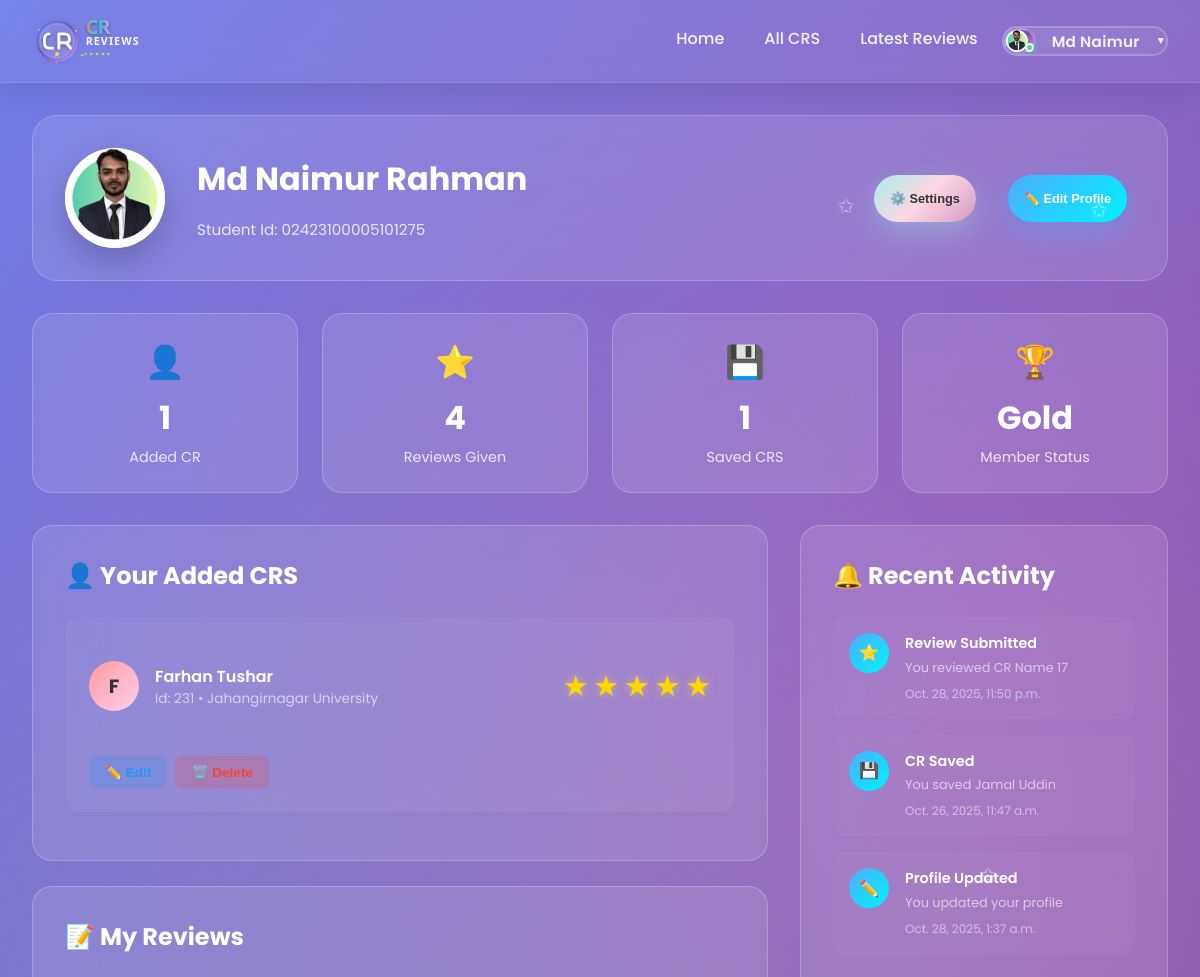
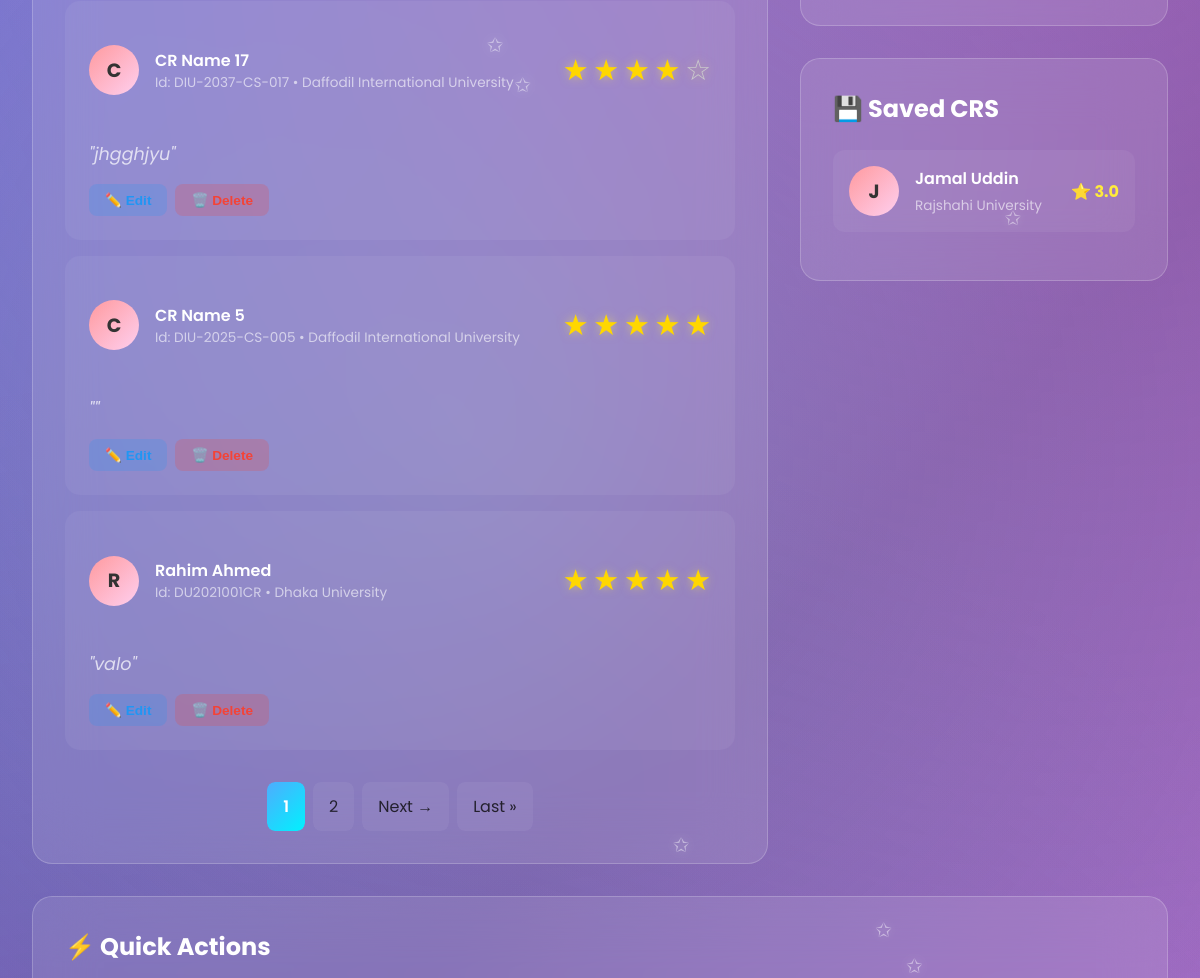
Before: /user_dashboard/md-naimur-rahman/ (signed in, upper part) with the older database file (2 pictures, top to bottom).
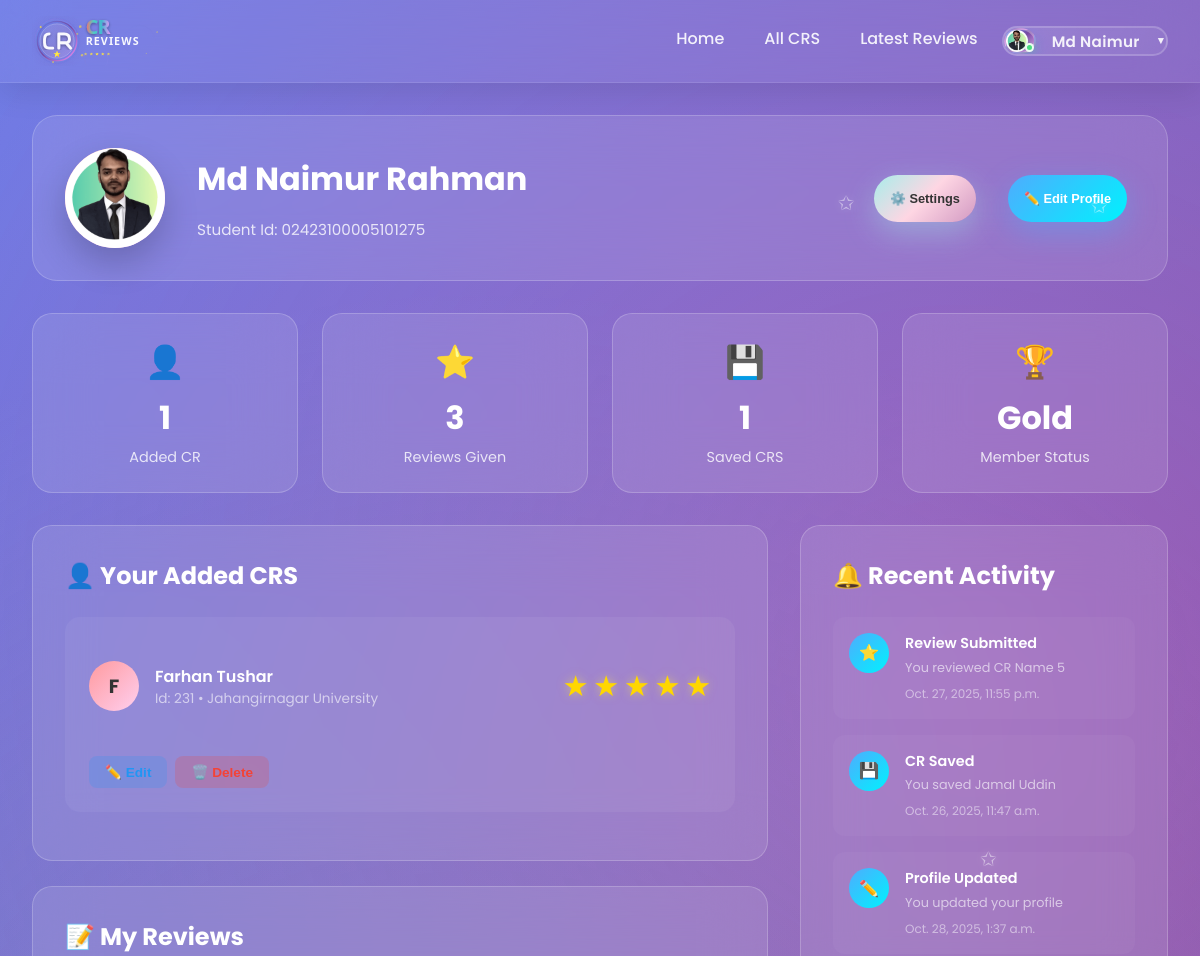
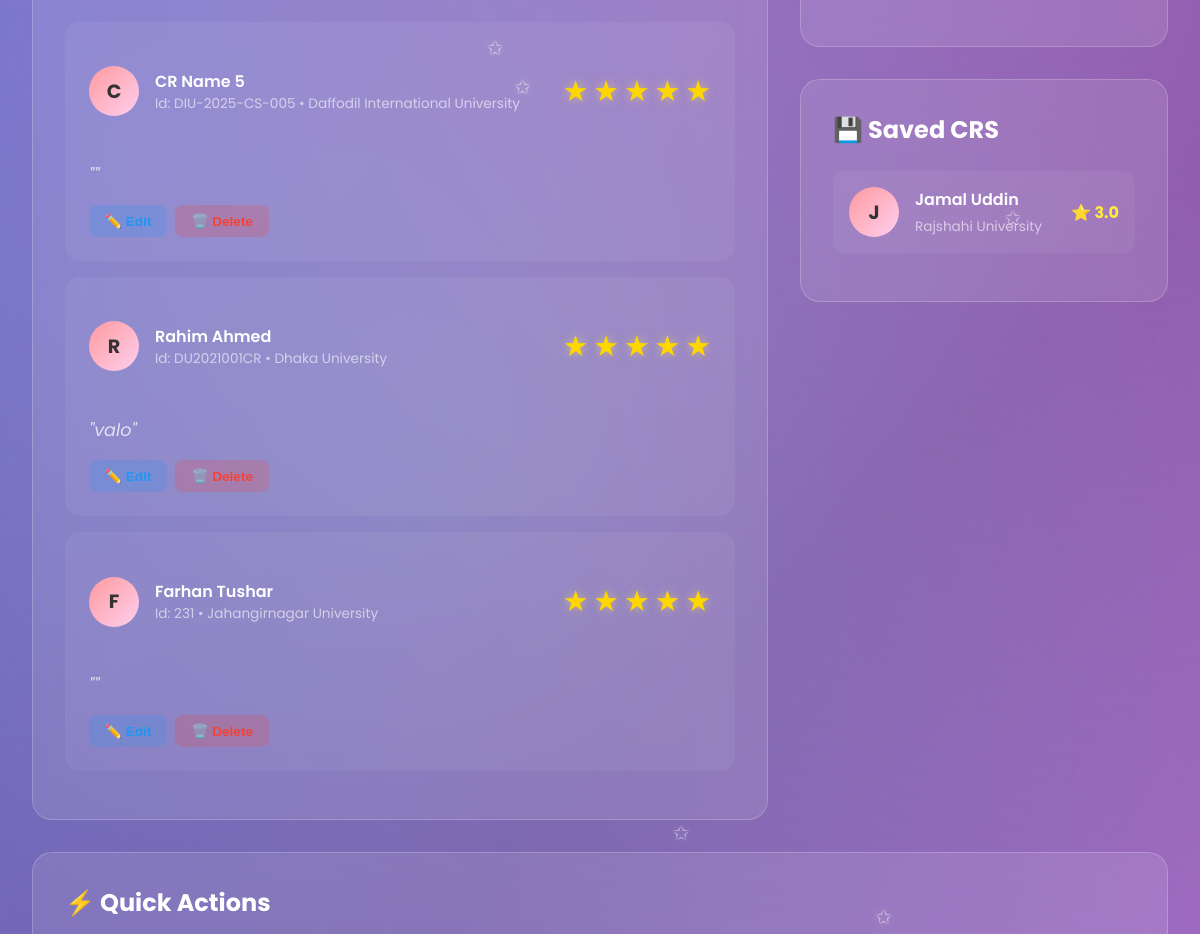
After: the same page with the newer database file (2 pictures, top to bottom).
### cr/models.py (models this page shows, shortened)
class CrProfile(models.Model):
    user=models.OneToOneField('userprofile.User', on_delete=models.CASCADE,related_name='user_profile')
    university=models.ForeignKey(University, on_delete=models.CASCADE,related_name='university_crs')
    department=models.ForeignKey(Department, on_delete=models.CASCADE,related_name='department_crs')
    cr_status = models.CharField(
    max_length=20,
    choices=[('Present', 'Present CR'), ('Former', 'Former CR')],
    default='Present'
    )
    profile_picture = models.ImageField(upload_to='cr_profile_pictures/', blank=True, null=True)
    name = models.CharField(max_length=100)
    gender = models.CharField(choices=[('M', 'Male'), ('F', 'Female')], max_length=1)
    email = models.EmailField(blank=True, null=True)
    phone = models.CharField(max_length=30, blank=True, null=True)
    st_id = models.CharField(max_length=50, unique=True)
    batch = models.CharField(max_length=20)
    dept_batch = models.CharField(max_length=20 , blank=True, null=True)
    section = models.CharField(max_length=10)
    bio = models.TextField(blank=True, null=True)
    date_of_birth = models.DateField(blank=True, null=True)
    slug = models.SlugField(unique=True, blank=True)
    facebook_url = models.URLField(default='https://www.facebook.com/')
    instagram_url = models.URLField(default='https://www.instagram.com/')
    linkedin_url = models.URLField(default='https://www.linkedin.com/')
    created_at=models.DateTimeField(auto_now_add=True)
    updated_at=models.DateTimeField(auto_now=True)
    deleted_at=models.DateTimeField(auto_now=True,blank=True,null=True)
    @property
    def average_rating(self):
        avg=self.cr_reviews.aggregate(Avg('rating'))['rating__avg']
        return round(avg,1) if avg else 0

class University(models.Model):
    Public = "Public"
    Private = "Private"
    university_type = [
        (Public,"Public"),
        (Private,"Private"),
    ]
    title =models.CharField(max_length=100,unique=True,blank=False,null=False)
    type =models.CharField(max_length=100,choices=university_type)
    address=models.CharField(max_length=150, blank=True, null=True)
    slug=models.SlugField(blank=True,unique=True)
    created_at=models.DateTimeField(auto_now_add=True)
    updated_at=models.DateTimeField(auto_now=True)
    daleted_at=models.DateTimeField(auto_now=True,blank=True,null=True)
    def __str__(self):
        return self.title

class Review(models.Model):
    user = models.ForeignKey('userprofile.User', on_delete=models.CASCADE, related_name='userreviews')
    cr_profile = models.ForeignKey(CrProfile, on_delete=models.CASCADE, related_name='cr_reviews')
    rating = models.PositiveSmallIntegerField()
    description = models.TextField(blank=True, null=True)
    is_anonymous = models.BooleanField(default=False)
    anonymous_name = models.CharField(max_length=100, blank=True, null=True)
    is_approved = models.BooleanField(default=True)  # Auto-approve non-anonymous
    reviewed_by = models.ForeignKey(
        'userprofile.User',
        on_delete=models.SET_NULL,
        null=True,
        blank=True,
        related_name='reviewed_reviews',
        help_text="Admin who approved/rejected this review"
    )
    reviewed_at = models.DateTimeField(null=True, blank=True)
    slug = models.SlugField(unique=True, blank=True)
    created_at = models.DateTimeField(auto_now_add=True)
    updated_at = models.DateTimeField(auto_now=True)
    deleted_at = models.DateTimeField(blank=True, null=True)
    class Meta:
        unique_together = [['user', 'cr_profile']]
        ordering = ['-created_at']

### userprofile/models.py (models this page shows, shortened)
class SavedCR(models.Model):
    user = models.ForeignKey(User, on_delete=models.CASCADE, related_name='saved_crs')
    cr_profile = models.ForeignKey(CrProfile, on_delete=models.CASCADE, related_name='saved_by')
    saved_at = models.DateTimeField(auto_now_add=True)
    class Meta:
        unique_together = ('user', 'cr_profile')

### userprofile/views.py (the view)
# urls.py: path('user_dashboard/<str:slug>/',user_dasboard,name="user_dashboard"),
@login_required
def user_dasboard(request,slug):
    user = User.objects.get(email=request.user.email,slug=slug)
    review = Review.objects.filter(user=user).order_by('-created_at')
    saved_crs = SavedCR.objects.filter(user=request.user).select_related('cr_profile')
    last = review.first()
    last_cr_saved= saved_crs.last()
    add_crs = CrProfile.objects.filter(user=request.user)
    items_per_page = 3
    add_crs_paginator = Paginator(add_crs, items_per_page)
    add_crs_page = request.GET.get('add_crs_page', 1)
    add_crs = add_crs_paginator.get_page(add_crs_page)
    saved_crs_paginator = Paginator(saved_crs, items_per_page)
    saved_crs_page = request.GET.get('saved_crs_page', 1)
    saved_crs = saved_crs_paginator.get_page(saved_crs_page)
    review_paginator = Paginator(review, items_per_page)
    review_page = request.GET.get('review_page', 1)
    review = review_paginator.get_page(review_page)
    context = {
        'user':user,
        'review':review,
        'last':last,
        'saved_crs':saved_crs,
        'last_cr_saved':last_cr_saved,
        'add_crs':add_crs,
    }
    return render(request,'user_profile/user_dashboard.html',context)

### templates/user_profile/user_dashboard.html (shortened to what the changed rows need)
{% extends 'base.html' %}
{% load static %}
{% block content %}
<div class="dashboard-container">
   <div class="dashboard-header">
      <div class="header-left">
         <div class="user-info">
            <h1>{{user.first_name}} {{user.last_name}}</h1>
         </div>
      </div>
   </div>
   <div class="stats-row">
      <div class="stat-box">
         <div class="stat-box-icon">⭐</div>
         <div class="stat-box-value">{{review.paginator.count}}</div>
         <div class="stat-box-label">Reviews Given</div>
      </div>
   </div>
   <div class="content-grid">
      <div>
         <div class="dashboard-card">
            <div class="card-header">
               <h2 class="card-title">👤 Your Added CRS</h2>
            </div>
            {% if add_crs %}
            {% for add in add_crs %}
            <div class="review-item">
               <div class="review-header">
                  <div class="review-cr">
                     <div class="saved-avatar">
                        {% if add.profile_picture %}
                        <img src={{add.profile_picture.url}} alt={{add.name}} />
                        {% else %}
                        {{add.name|first|upper}}
                        {% endif %}
                     </div>
                     <div class="cr-info">
                        <h4><a href="{% url 'cr_profile' add.slug %}" style="text-decoration: none; color: inherit;">{{add.name}}</a></h4>
                        <p>Id: {{add.st_id}} • {{add.university}}</p>
                     </div>
                  </div>
                  <div class="rating">
                     {% for i in "12345" %} {% if forloop.counter <= add.average_rating %}
                     <span class="star filled">★</span>
                     {% else %}
                     <span class="star">☆</span>
                     {% endif %} {% endfor %}
                  </div>
               </div>
               <div class="review-actions">
                  <button class="action-btn edit" onclick="window.location.href='{% url 'edit_cr_profile' add.slug %}'">✏️ Edit</button>
                  <button class="action-btn delete" onclick="openDeleteModal('{{ add.slug }}', '{{ add.name }}')">🗑️ Delete</button>
               </div>
            </div>
            {% endfor %}
            {% endif %}
         </div>
         <br>
         <div class="dashboard-card">
            <div class="card-header">
               <h2 class="card-title">📝 My Reviews</h2>
            </div>
            {% if review %}
            {% for review in review %}
            <div class="review-item">
               <div class="review-header">
                  <div class="review-cr">
                     <div class="saved-avatar">
                        {% if review.cr_profile.profile_picture %}
                        <img src={{review.cr_profile.profile_picture.url}} alt={{review.cr_profile.name}} />
                        {% else %}
                        {{review.cr_profile.name|first|upper}}
                        {% endif %}
                     </div>
                     <div class="cr-info">
                        <h4><a href="{% url 'cr_profile' review.cr_profile.slug %}" style="text-decoration: none; color: inherit;">{{review.cr_profile.name}}</a></h4>
                        <p>Id: {{review.cr_profile.st_id}} • {{review.cr_profile.university}}  </p>
                     </div>
                  </div>
                  <div class="rating">
                     {% for i in "12345" %} {% if forloop.counter <= review.rating %}
                     <span class="star filled">★</span>
                     {% else %}
                     <span class="star">☆</span>
                     {% endif %} {% endfor %}
                  </div>
               </div>
               <div class="review-text">
                  "{{review.description}}"
               </div>
               <div class="review-actions">
                  <button class="action-btn edit" onclick="openEditReviewModal('{{ review.slug }}', {{ review.rating }}, '{{ review.description|escapejs }}')">✏️ Edit </button>
                  <button class="action-btn delete" onclick="openDeleteReviewModal('{{ review.slug }}')">🗑️ Delete</button>
               </div>
            </div>
            {% endfor %}
            {% if review.has_other_pages %}
            <div class="pagination-container1">
               <nav aria-label="Reviews pagination1">
                  <ul class="pagination1">
                     {% for num in review.paginator.page_range %}
                     {% if review.number == num %}
                     <li class="active"><span>{{ num }}</span></li>
                     {% elif num > review.number|add:'-3' and num < review.number|add:'3' %}
                     <li><a href="?review_page={{ num }}">{{ num }}</a></li>
                     {% endif %}
                     {% endfor %}
                     {% if review.has_next %}
                     <li><a href="?review_page={{ review.next_page_number }}">Next →</a></li>
                     <li><a href="?review_page={{ review.paginator.num_pages }}">Last &raquo;</a></li>
                     {% endif %}
                  </ul>
               </nav>
            </div>
            {% endif %}
            {% else %}
            <div class="empty-state">
               <div class="empty-state-icon">📭</div>
               <h3>No Reviews Yet</h3>
               <p>You haven't written any reviews yet. Start by reviewing a CR!</p>
            </div>
            {% endif %}
         </div>
      </div>
      <div>
         <div class="dashboard-card" style="margin-bottom: 2rem;">
                     <div class="card-header">
                        <h2 class="card-title">🔔 Recent Activity</h2>
                     </div>
                     <div class="activity-item">
                        <div class="activity-content">
                           <h4>Review Submitted</h4>
                           <p>You reviewed {{last.cr_profile.name}}</p>
                           <div class="activity-time">{{last.created_at}}</div>
                        </div>
                     </div>
                     <div class="activity-item">
                        <div class="activity-content">
                           <h4>CR Saved</h4>
                           <p>You saved {{last_cr_saved.cr_profile.name}}</p>
                           <div class="activity-time">{{last_cr_saved.saved_at}}</div>
                        </div>
                     </div>
         </div>
         <div class="dashboard-card">
                     <div class="card-header">
                        <h2 class="card-title">💾 Saved CRS</h2>
                     </div>
                     {% if saved_crs %}
                     {% for save_cr in saved_crs %}
                     <div class="saved-cr-item">
                        <div class="saved-avatar">
                           {% if save_cr.cr_profile.profile_picture %}
                           <img src={{save_cr.cr_profile.profile_picture.url}} alt={{save_cr.cr_profile.name}} />
                           {% else %}
                           {{save_cr.cr_profile.name|first|upper}}
                           {% endif %}
                        </div>
                        <div class="saved-info">
                           <h4><a href="{% url 'cr_profile' save_cr.cr_profile.slug %}"  style="text-decoration: none; color: inherit;">{{save_cr.cr_profile.name}}</a></h4>
                           <p>{{save_cr.cr_profile.university}}</p>
                        </div>
                        <div class="saved-rating">
                           ⭐ {{save_cr.cr_profile.average_rating}}
                        </div>
                     </div>
                     {% endfor %}
                     {% else %}
                     <div class="empty-state">
                        <div class="empty-state-icon">🔖</div>
                        <h3>No Saved CRs</h3>
                        <p>You haven't saved any CRs yet. Save your favorite CRs here!</p>
                     </div>
                     {% endif %}
         </div>
      </div>
   </div>
      <div class="dashboard-card full-width-card" style="margin-top: 2rem;">
               <div class="card-header">
                  <h2 class="card-title">⚡ Quick Actions</h2>
               </div>
      </div>
</div>
{% endblock content %}

### templates/base.html (shortened to what this page needs)
<!DOCTYPE html>
<html lang="en">
{% load static %}
<head>
    <link rel="stylesheet" href="{% static 'style.css' %}">
    <link rel="stylesheet" href="{% static 'add_cr.css' %}">
    <link rel="stylesheet" href="{% static 'user_dashboard.css' %}">
    <link rel="stylesheet" href="{% static 'edit_user_settings.css' %}">
    <link rel="stylesheet" href="{% static 'footer/about.css' %}">
    <link rel="stylesheet" href="{% static 'footer/developer.css' %}">
    <link rel="stylesheet" href="{% static 'footer/footer.css' %}">
</head>
<body>
    <nav class="navbar">
        <div class="nav-container">
            <a href="{% url 'home' %}"  style="display: flex; align-items: center; text-decoration: none;">
            <img src="{% static 'logo.svg' %}" alt="CR Reviews" style="height:50px !important; width:auto !important; margin-right:10px;">
            </a>
            <ul class="nav-links">
                <li>
                <a href="{% url 'home' %}" class="nav-link {% if request.resolver_match.url_name == 'home' %}active{% endif %}">
                    Home
                </a>
                </li>
                <li>
                <a href="{% url 'all_cr' %}" class="nav-link {% if request.resolver_match.url_name == 'all_cr' %}active{% endif %}">
                    All CRS
                </a>
                </li>
                <li>
                <a href="{% url 'latest_reviews' %}" class="nav-link {% if request.resolver_match.url_name == 'latest_reviews' %}active{% endif %}">
                Latest Reviews
                 </a>
                </li>
                {% if user.is_authenticated %}
                <li class="user-dropdown">
                <a href="{% url 'user_dashboard' user.slug %}" class="nav-link user-profile-btn">
                    <span class="user-avatar">
                    {% if user.profile_picture %}
                        <img src="{{ user.profile_picture.url }}" alt="{{ user.name }}" />
                    {% else %}
                        {{ user.first_name|first|upper }}
                    {% endif %}
                    </span>
                    <span class="user-name">{{user.first_name}}</span>
                    <span class="dropdown-arrow">▼</span>
                </a>
                </li>
                {% else %}
                <li><a href="{% url 'login'%}" class="nav-link" >Login</a></li>
                <li><a href="{%url 'registration'%}" class="nav-link">Register</a></li>
                {% endif %}
            </ul>
        </div>
    </nav>
    {% block content %}
    {% endblock content %}
</body>
</html>

Changed rows visible on the page:
removed Review: cr_profile.name|first "C", cr_profile.name "CR Name 17", cr_profile.st_id "DIU-2037-CS-017", cr_profile.university "Daffodil International University", rating 4 (drawn), description "jhgghjyu", created_at "Oct. 28, 2025, 11:50 p.m."
now on this page (row unchanged): Review: cr_profile.name|first "F", cr_profile.name "Farhan Tushar", cr_profile.st_id "231", cr_profile.university "Jahangirnagar University", rating 5 (drawn)
Other visible differences:
{{ review.paginator.count }}: "4" → "3"
{{ last.cr_profile.name }}: "CR Name 17" → "CR Name 5"
{{ last.created_at }}: "Oct. 28, 2025, 11:50 p.m." → "Oct. 27, 2025, 11:55 p.m."
list line gone: "1"
list line gone: "2"
text no longer shown: "Next → Last »"
